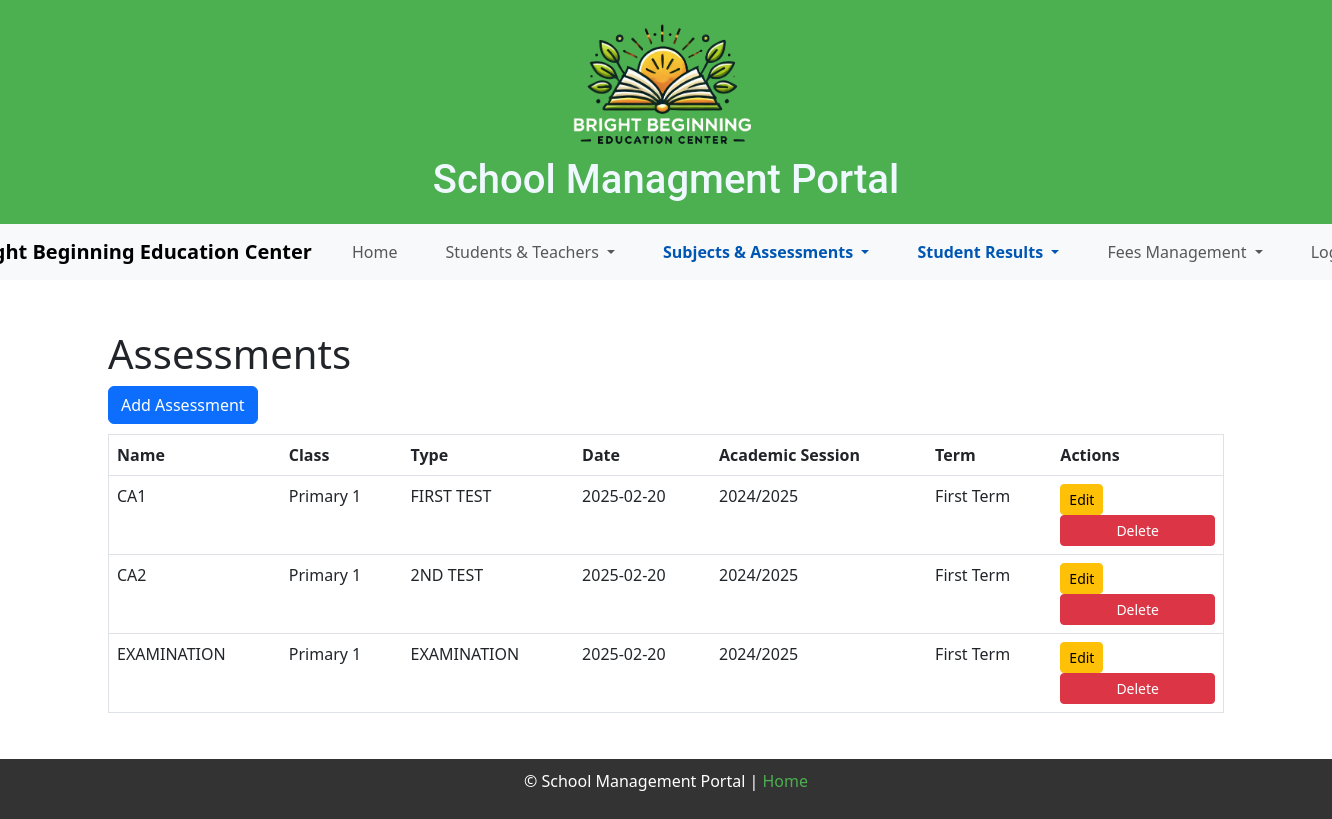
The page /assessments (signed in) on the database its author committed.
### models.py (models this page shows, shortened)
class Assessment(db.Model):
    __tablename__ = 'assessments'
    id = db.Column(db.Integer, primary_key=True)
    name = db.Column(db.String(100), nullable=False)
    date = db.Column(db.Date, nullable=False)
    assessment_type_id = db.Column(db.Integer, db.ForeignKey('assessment_types.id'), nullable=False)
    class_id = db.Column(db.Integer, db.ForeignKey('classes.id'), nullable=False)
    academic_session = db.Column(db.String(20), nullable=False)
    term = db.Column(db.String(20), nullable=False)
    school_id = db.Column(db.Integer, db.ForeignKey('schools.id', name='fk_assessment_type_school'), nullable=True)
    __table_args__ = (
        db.UniqueConstraint('name', 'school_id', name='uq_assessment_per_school'),
    )
    assessment_subject_scores = db.relationship('AssessmentSubjectScore', backref='assessment', lazy=True, cascade="all, delete-orphan")

class Class(db.Model):
    __tablename__ = 'classes'
    id = db.Column(db.Integer, primary_key=True)
    class_name = db.Column(db.String(100), nullable=False)
    class_level = db.Column(db.String(50), nullable=False)
    class_category = db.Column(db.String(50), nullable=False)
    school_id = db.Column(db.Integer, db.ForeignKey('schools.id', name='fk_classes_school_id'), nullable=False)
    students = db.relationship('Student', backref='class_', lazy=True, cascade="all, delete-orphan")
    teachers = db.relationship('Teacher', secondary=class_teacher_association, backref='classes', cascade="all, delete-orphan", single_parent=True)
    class_fee_components = db.relationship('ClassFeeComponent', backref='class_', lazy=True, cascade="all, delete-orphan")
    __table_args__ = (
        db.UniqueConstraint('class_name', 'school_id', name='uq_class_per_school'),
    )

class AssessmentType(db.Model):
    __tablename__ = 'assessment_types'
    id = db.Column(db.Integer, primary_key=True)
    name = db.Column(db.String(50), nullable=False)
    school_id = db.Column(db.Integer, db.ForeignKey('schools.id'), nullable=False)

### routes.py (the view)
@main.route('/assessments')
@login_required
def assessments():
    all_assessments = Assessment.query.join(Class, Assessment.class_id == Class.id) \
        .join(AssessmentType, Assessment.assessment_type_id == AssessmentType.id) \
        .filter(Class.school_id == current_user.school_id).add_columns(
            Assessment.id,
            Assessment.name,
            Assessment.date,
            Assessment.academic_session,
            Assessment.term,
            Class.class_name.label('class_name'),
            AssessmentType.name.label('assessment_type_name')
        ) \
        .all()
    return render_template('assessments.html', assessments=all_assessments)

### main.py (called while the page is built)
@app.before_request
def before_request():
    g.current_user = current_user

@app.context_processor
def inject_csrf_token():
    return dict(csrf_token=generate_csrf())

### models.py (called while the page is built)
    @login_manager.user_loader
    def load_user(user_id):
        return User.query.get(int(user_id))

### routes.py (called while the page is built)
@main.before_request
def load_school_details():
    if current_user.is_authenticated:
        if 'school_name' not in session or 'school_logo' not in session:
            school = School.query.get(current_user.school_id)
            if school:
                g.school_name = school.name
                g.school_logo = school.school_logo if school.school_logo else 'static/uploads/default-logo.png'
                session['school_name'] = g.school_name
                session['school_logo'] = g.school_logo
        else:
            g.school_name = session['school_name']
            g.school_logo = session['school_logo']
    else:
        g.school_name = "School Management Portal"
        g.school_logo = "uploads/default-logo.png"

### templates/assessments.html
{% extends "base.html" %}
{% block content %}
<h1>Assessments</h1>
<a href="{{ url_for('main.add_assessment') }}" class="btn btn-primary">Add Assessment</a>
<table class="table">
    <thead>
        <tr>
            <th>Name</th>
            <th>Class</th>
            <th>Type</th>
            <th>Date</th>
            <th>Academic Session</th>
            <th>Term</th>
            <th>Actions</th>
        </tr>
    </thead>
    <tbody>
        {% for assessment in assessments %}
        <tr>
            <td>{{ assessment.name }}</td>
                <td>{{ assessment.class_name }}</td>
                <td>{{ assessment.assessment_type_name }}</td>
                <td>{{ assessment.date }}</td>
                <td>{{ assessment.academic_session }}</td>
                <td>{{ assessment.term }}</td>
            <td>
                <a href="{{ url_for('main.edit_assessment', assessment_id=assessment.id) }}" class="btn btn-warning btn-sm">Edit</a>
                <form action="{{ url_for('main.delete_assessment', assessment_id=assessment.id) }}" method="POST" style="display:inline;">
                    <button type="submit" class="btn btn-danger btn-sm">Delete</button>
                </form>
            </td>
        </tr>
        {% endfor %}
    </tbody>
</table>
{% endblock %}

### static/style.css (style rules this page uses)
html, body { margin: 0; padding: 0; height: 100%; font-family: Arial, sans-serif; display: flex; flex-direction: column; }
table { width: 100%; border-collapse: collapse; margin-top: 10px; }
table, th, td { border: 1px solid #ddd; padding: 8px; }
th { background-color: #f2f2f2; font-weight: bold; }
form { margin: 0; }
form button { background-color: #333; color: white; padding: 10px 15px; border: none; border-radius: 4px; cursor: pointer; font-size: 16px; width: 100%; }

### rows shown on the page
Assessment: name "CA1", class_name "Primary 1", assessment_type_name "FIRST TEST", date "2025-02-20", academic_session "2024/2025", term "First Term"
Assessment: name "CA2", class_name "Primary 1", assessment_type_name "2ND TEST", date "2025-02-20", academic_session "2024/2025", term "First Term"
Assessment: name "EXAMINATION", class_name "Primary 1", assessment_type_name "EXAMINATION", date "2025-02-20", academic_session "2024/2025", term "First Term"
